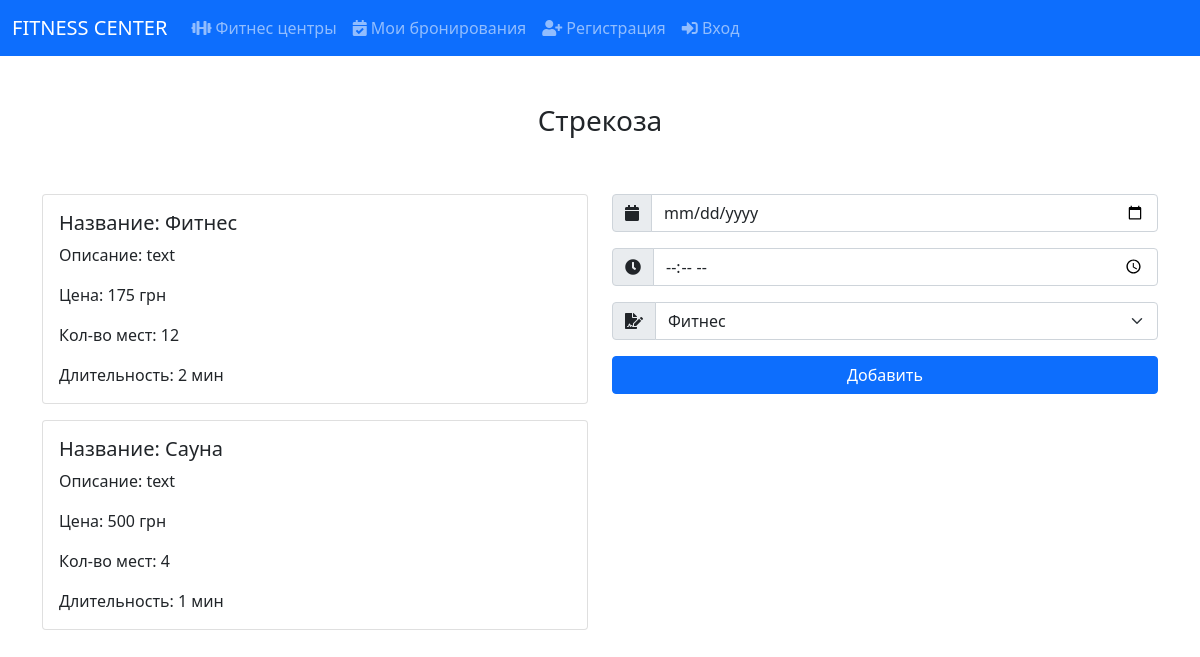
The app's page /fitness_center/3/services (signed in), older data.
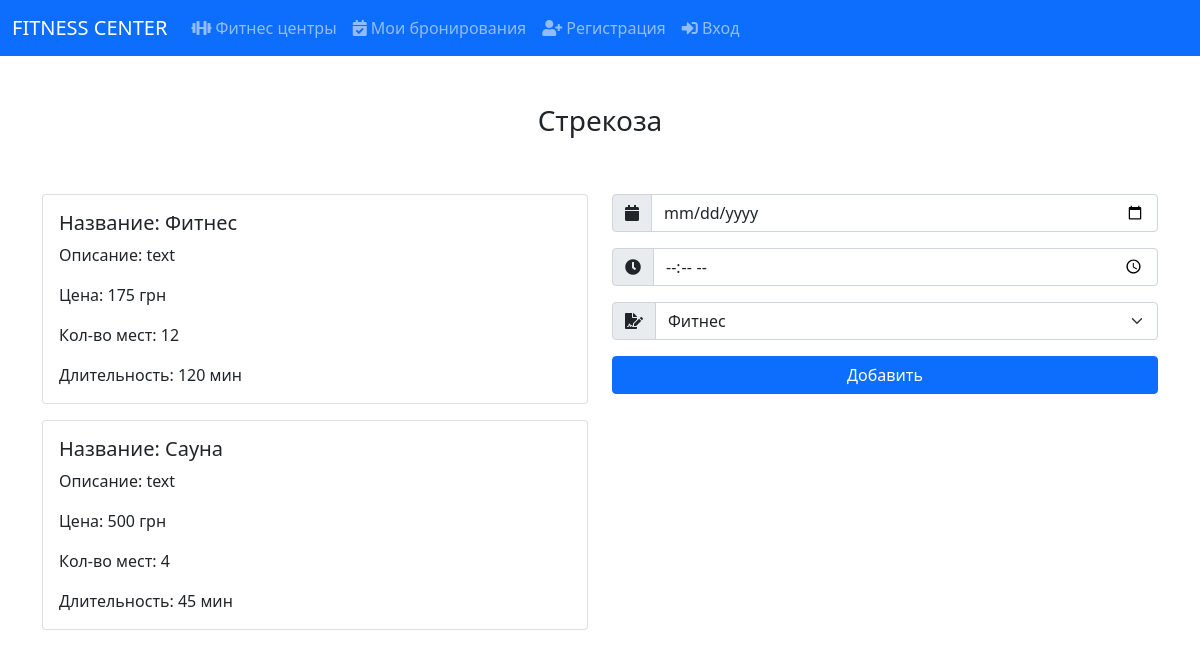
The same page, newer data.
### tables this page shows
CREATE TABLE services (id INTEGER PRIMARY KEY AUTOINCREMENT NOT NULL UNIQUE, name TEXT UNIQUE NOT NULL, duration INTEGER NOT NULL DEFAULT (0), description TEXT, price INTEGER NOT NULL, fitness_center_id INTEGER NOT NULL REFERENCES fitness_centers (id), max_attendees INTEGER NOT NULL DEFAULT (1));

### app.py (the view)
@app.get('/fitness_center/<int:fitness_center_id>/services')
@login_required
def get_services_page(fitness_center_id):
    user = session.get('user')
    with SQLiteDatabase('base.db') as db:
        services = db.select(table_name='services', method='fetchall',
                             conditions={'fitness_center_id': fitness_center_id},
                             columns=['services.id AS service_id', 'services.name AS service_name',
                                      'services.price', 'services.max_attendees',
                                      'services.duration', 'services.description',
                                      'fitness_centers.name AS fitness_center_name'],
                             join_conditions={
                                 'fitness_centers': {'services.fitness_center_id': 'fitness_centers.id'}})
        return render_template('services.html', title='Услуги', services=services)

### Project_utils/database_utils.py (called while the page is built)
def dict_factory(cursor, row) -> Dict[str, Any]:
    d = {}
    for idx, col in enumerate(cursor.description):
        d[col[0]] = row[idx]
    return d

    def __enter__(self):
        self.connection = sqlite3.connect(self.db_path)
        self.connection.row_factory = dict_factory
        return self

    def __exit__(self, exc_type, exc_val, exc_tb):
        if self.connection:
            self.connection.close()

### app.py (called while the page is built)
def login_required(func):
    @wraps(func)
    def wrapper(*args, **kwargs):
        if 'user' not in session:
            return redirect('/login')
        return func(*args, **kwargs)
    return wrapper

### templates/services.html
{% extends "base.html" %}
{% block body %}
    <div class="container">
        <div class="row">
            <div class="container mb-5 text-center">
                <h3>{{ services[0].fitness_center_name }}</h3>
            </div>
        </div>
        <div class="row">
            <div class="col-6">
                {% for service in services %}
                    <div class="card mb-3">
                        <div class="card-body">
                            <h5 class="card-title">Название: {{ service.service_name }}</h5>
                            <p class="card-text">Описание: {{ service.description }}</p>
                            <p class="card-text">Цена: {{ service.price }} грн</p>
                            <p class="card-text">Кол-во мест: {{ service.max_attendees }}</p>
                            <p class="card-text">Длительность: {{ service.duration }} мин</p>
                        </div>
                    </div>
                {% endfor %}
            </div>
            <div class="col-6">
                <form action="/user/reservations" method="post">
                    <div class="input-group mb-3">
                        <span class="input-group-text" id="res_date"><i class="fas fa-calendar"></i></span>
                        <input type="date" class="form-control" aria-describedby="res_date" name="date">
                    </div>
                    <div class="input-group mb-3">
                        <span class="input-group-text" id="res_time"><i class="fas fa-clock"></i></span>
                        <input type="time" class="form-control" aria-describedby="res_time" name="time">
                    </div>
                    <div class="input-group mb-3">
                        <span class="input-group-text" id="service_id"><i class="fas fa-file-signature"></i></span>
                        <select class="form-select" aria-describedby="service_id" name="service_id">
                            {% for service in services %}
                                <option value="{{ service.service_id }}">{{ service.service_name }}</option>
                            {% endfor %}
                        </select>
                    </div>
                    <button type="submit" class="btn btn-primary w-100">Добавить</button>
                </form>
            </div>
        </div>
    </div>
{% endblock %}

Row changes from the older to the newer data that the page shows:
changed services "Фитнес": duration "2" → "120"
changed services "Сауна": duration "1" → "45"
